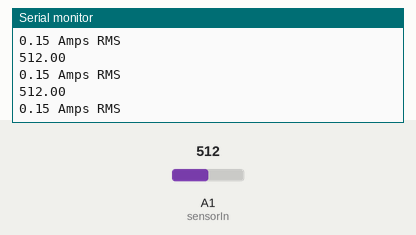
Recording of a sketch running on a simulated Arduino Uno, built with avr-gcc and run on an emulated ATmega328P. Parts: the last lines printed to the serial monitor. The test bench sets the inputs (shaded band); at power-on: A1 (sensorIn) = 512.

Above: at 1.3 s.
1.4 s: A1 (sensorIn) set to 716
At 1.81 s:
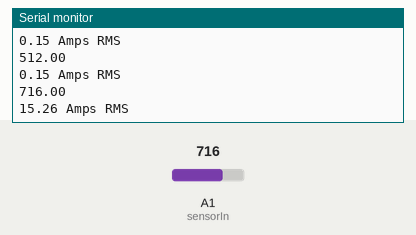
2.9 s: A1 (sensorIn) set to 900
At 3.32 s:
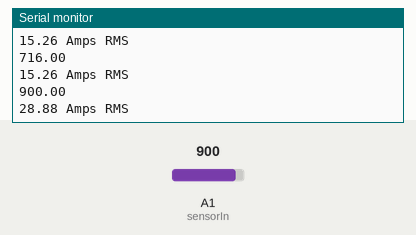
Timing chart, 0 to 5.9 s (numbered marks = the images above; inputs shaded):
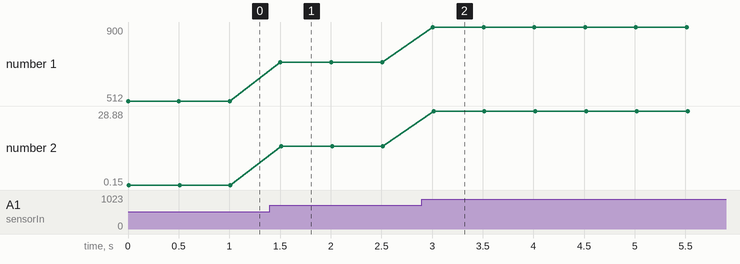

Measured:
- after the input at 1.4 s, the serial monitor: prints a new line after 0.10 s (image 1)
- after the input at 2.9 s, the serial monitor: prints a new line after 0.11 s (image 2)
- plotted number 1: 512 → 716 after the input at 1.4 s, 716 → 900 after the input at 2.9 s
- plotted number 2: 0.15 → 15.26 after the input at 1.4 s, 15.26 → 28.88 after the input at 2.9 s

The sketch:

current_Measurement.ino
```cpp
/*
Measuring AC Current Using ACS712
*/
const int sensorIn = A1;
int mVperAmp = 66; // use 185 for 5A Module, 100 for 20A Module and 66 for 30A Module


double Voltage = 0;
double VRMS = 0;
double AmpsRMS = 0;


void setup(){
 Serial.begin(9600);
}

void loop(){


 VRMS = analogRead(sensorIn);
 Serial.println(VRMS);
 float Vrms = ((VRMS-510)*5)/1023;
AmpsRMS = (Vrms * 1000)/mVperAmp;
 Serial.print(AmpsRMS);
 Serial.println(" Amps RMS");
delay(500);
}
```
